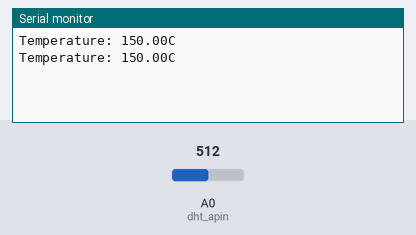
Bench run of a sketch on a simulated Arduino Uno, built with avr-gcc and run on an emulated ATmega328P. Shown: the last lines printed to the serial monitor. The inputs (shaded band) are chosen by the test bench; at power-on: A0 (dht_apin) = 512.

Above: at 1.7 s.
1.8 s: A0 (dht_apin) set to 716
At 3.1 s:
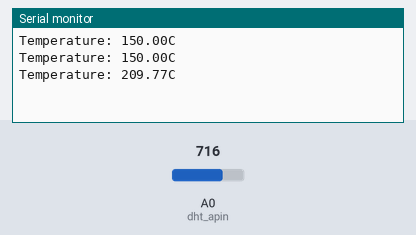
3.3 s: A0 (dht_apin) set to 900
At 4.3 s:
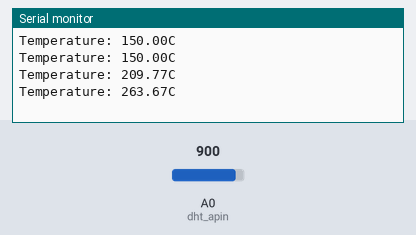
Timing chart, 0 to 6.3 s (numbered marks = the images above; inputs shaded):
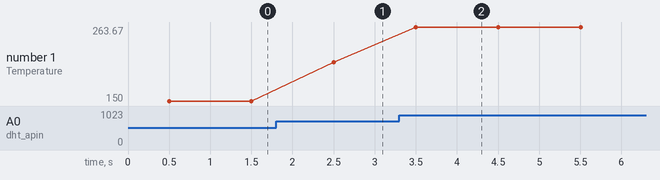

The sketch:

Digital_Write.ino
```cpp
#include <DHTesp.h>
DHTesp dht;
#define dht_apin A0

void setup() {
  // put your setup code here, to run once:
Serial.begin(9600);
delay(500);
}

void loop() {
  // put your main code here, to run repeatedly:
float t=analogRead(A0);
float temp=(((t/1024)*3000)/10);
Serial.print("Temperature: ");
Serial.print(temp);
Serial.println("C");
delay(1000);
}
```

Measured:
- after the input at 1.8 s, the serial monitor: prints a new line after 0.70 s (image 1)
- after the input at 3.3 s, the serial monitor: prints a new line after 0.20 s (image 2)
- plotted number 1: 150 → 209.77 after the input at 1.8 s, 209.77 → 263.67 after the input at 3.3 s
